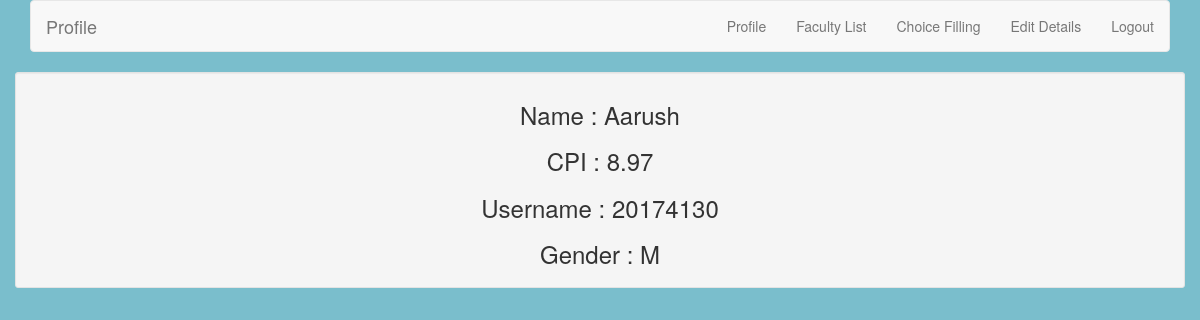
Page /profile/ (signed in) on the committed database.
### student/models.py (models this page shows)
class student(models.Model):
    name=models.CharField(max_length=120,blank=False)
    regno=models.IntegerField(null=False,editable=True)
    cpi=models.DecimalField(max_digits=3, decimal_places=2,null=True,blank=False)
    gender_choices=[('M','Male'),('F','Female')]
    gender=models.CharField(choices=gender_choices,max_length=1,default=None,null=True)
    user=models.OneToOneField(User,on_delete=models.CASCADE)
    fac_allocated=models.BooleanField(default=False)
    sa=models.ForeignKey('Faculty',on_delete=models.SET_NULL,blank=True,
    null=True)
    to=models.BooleanField(default=False)

### student/views.py (the view)
# urls.py: path('profile/',v.profile,name='profile'),
@login_required
def profile(request):
    student = request.user.student
    print(student.sa)
    return render(request, 'profile.html', {'student': student})

### templates/profile.html (shortened to what this page needs)
<!DOCTYPE html>
<html>
    <head>
        <link rel="stylesheet" href="https://maxcdn.bootstrapcdn.com/bootstrap/3.4.1/css/bootstrap.min.css">
    </head>
    <body>
<div class="container text-center">
    <nav class="navbar navbar-light bg-light navbar-default">
    <div class="container-fluid">
    <div class="navbar-header">
        <a href="#" class="navbar-brand">Profile</a>
    </div>
    <ul class="nav navbar-nav navbar-right">
        <li class="nav-item"><a class="nav-link" href="{% url 'profile' %}">Profile</a></li>
        <li class="nav-item"><a class="nav-link" href="{% url 'faculty' %}">Faculty List</a></li>
        <li class="nav-item"><a class="nav-link" href="{% url 'choice' %}">Choice Filling</a></li>
        <li class="nav-item"><a class="nav-link" href="{% url 'edit' %}">Edit Details</a></li>
        <li class="nav-item"><a class="nav-item" href="{% url 'logout' %}">Logout</a></li>
    </ul>
    </nav>
</div>
        <div class="container text-center well well-sm">
           <div class="h3">
                        Name
                        :
                        {{ student.name }}
            </div>
            <div class="h3">
                        CPI
                        :
                        {{ student.cpi }}
            </div>
            <div class="h3">
                        Username
                        :
                        {{ user.username }}
            </div>
            <div class="h3">
                        Gender
                        :
                        {{ student.gender }}
            </div>
</div>
</body>
</html>

### templates/profile.html (style rules this page uses)
body { margin: 0; padding: 0; height: 100%; background: #7abecc !important; }

### rows in the picture
student: name "Aarush", cpi "8.97", gender "M"

### other values in the picture
{{ user.username }} "20174130"
